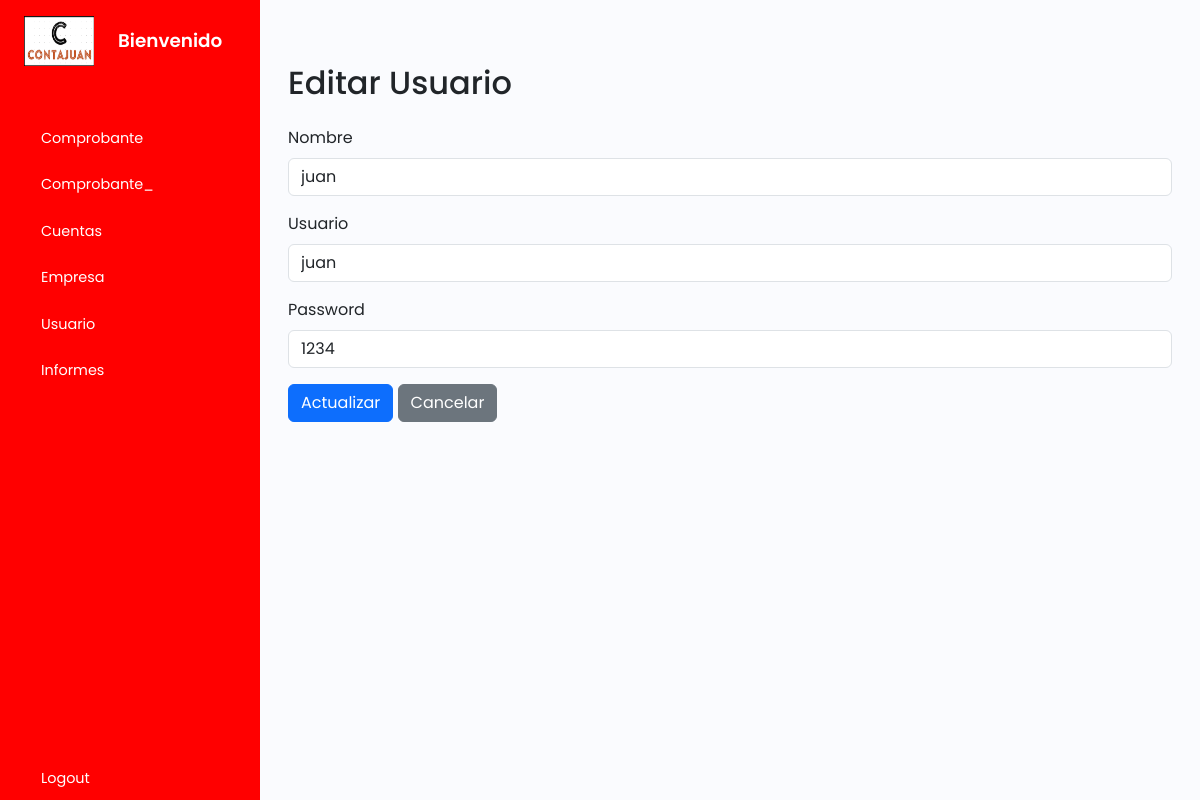
The page /tusuario/update.php?id=2 on the database as committed earlier.
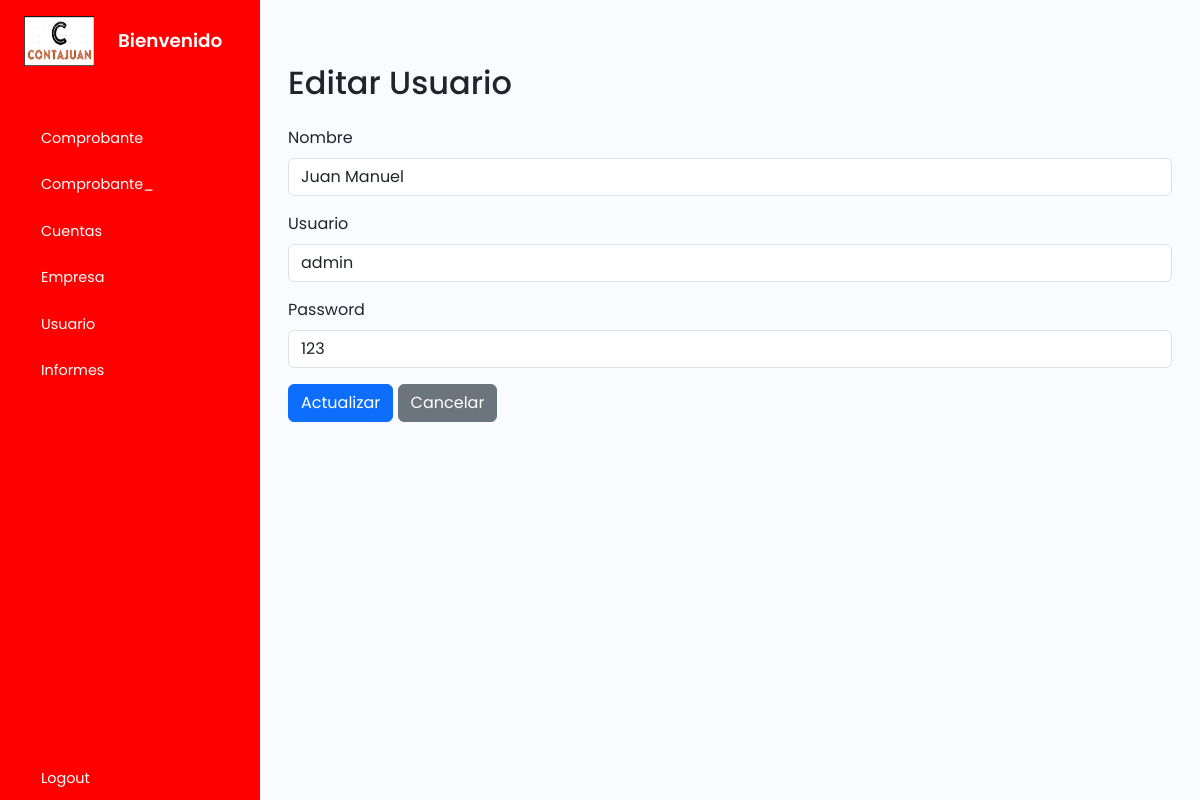
The same page on the database as committed later.
### tables this page shows
CREATE TABLE `tusuario` (
  `idusuario` int(11) NOT NULL,
  `nombre` varchar(50) NOT NULL,
  `usuario` varchar(100) NOT NULL,
  `password` varchar(100) NOT NULL
);

### tusuario/update.php (the view, shortened to what this page needs)
<?php
    include_once("../plantilla/inicio.php");
?>
        <div class="main p-3">
        <div class="container mt-5">
            <h2 class="mb-4">Editar Usuario</h2>
            <?php
            include_once '../cone.php';
            if (isset($_GET['id'])) {
                $idusuario = $_GET['id'];
                $sql = "SELECT * FROM tusuario WHERE idusuario=$idusuario";
                $result = $conn->query($sql);
                if ($result->num_rows > 0) {
                    $row = $result->fetch_assoc();
                } else {
                    echo "<div class='alert alert-warning' role='alert'>No se encontró el registro</div>";
                }
            }
            ?>
            <form method="post" action="update.php">
                <div class="mb-3">
                    <label for="nombre" class="form-label">Nombre</label>
                    <input type="text" class="form-control" id="nombre" name="nombre" value="<?php echo $row['nombre']; ?>" required>
                </div>
                <div class="mb-3">
                    <label for="usuario" class="form-label">Usuario</label>
                    <input type="text" class="form-control" id="usuario" name="usuario" value="<?php echo $row['usuario']; ?>" required>
                </div>
                <div class="mb-3">
                    <label for="password" class="form-label">Password</label>
                    <input type="text" class="form-control" id="password" name="password" value="<?php echo $row['password']; ?>">
                </div>
                <button type="submit" class="btn btn-primary">Actualizar</button>
                <a href="index.php" class="btn btn-secondary">Cancelar</a>
            </form>
        </div>
        </div>
    </div>
    <?php
    include_once("../plantilla/final.php");
?>

Rows that differ between the two databases and show on the page:
changed tusuario: nombre "juan" → "Juan Manuel"; usuario "juan" → "admin"; password "1234" → "123"
